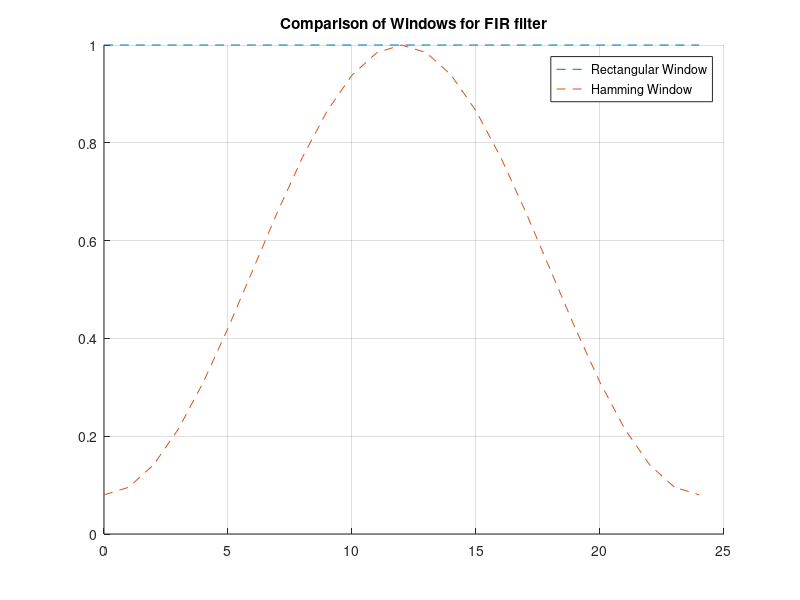
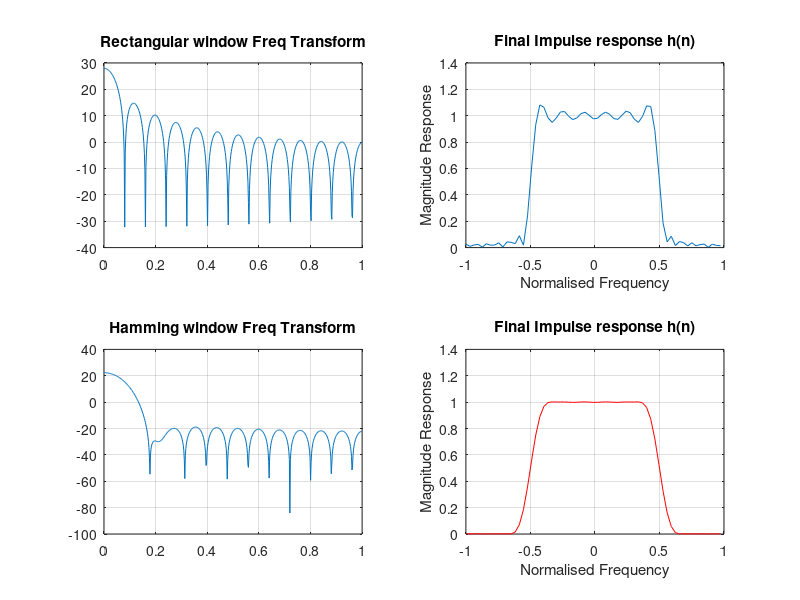

These charts were generated, in order, by the following MATLAB code:
%% Title: Design of a lowpass FIR filter
% Aim: To design a lowpass FIR filter using hamming window and rectangular
% window

clear; close all; clc;

M = 25; % Length of the window

w_rect = zeros(1,M);    % Intialising the window coefficients
w_hamming = zeros(1,M); % Intialising the window coefficients

if rem(M,2)==0  
    aplha_delay = M/2; % If M is even
else
    aplha_delay = (M-1)/2; % If M is odd
end

n = 0:1:M-1; % Time axis

% Filter specification of desired FIR filter
hd = sin(0.5*pi*(n-aplha_delay))./(pi*(n-aplha_delay)); % Desired infinite impulse response 

hd(aplha_delay + 1) = 0.5;

% Define windows to be used
for n = 0:1:M-1
        w_rect(n+1) = 1;    % Definition of rectangular window
        w_hamming(n+1) = 0.54 - 0.46 * cos(2*pi*n/(M-1)); % Definition of Hamming window
end

f_w_rect = abs(freqz(w_rect));      % Frequency transform of rectangular window
f_w_hamming = abs(freqz(w_hamming));% Frequency transform of Hamming window

hold on;
plot(linspace(0,M-1,M),w_rect,'--'); grid on;
plot(linspace(0,M-1,M),w_hamming,'--'); grid on;
hold off;
title('Comparison of Windows for FIR filter');
legend('Rectangular Window','Hamming Window');

figure;
subplot(2,2,1);plot(linspace(0,1,512),20*log10(f_w_rect)); grid on;title('Rectangular window Freq Transform');
subplot(2,2,3);plot(linspace(0,1,512),20*log10(f_w_hamming)); grid on;title('Hamming window Freq Transform');

% Caluclate final impulse response h(n) = hd(n) * w(n)
hn_rect = hd .* w_rect;
hn_hamming = hd .* w_hamming;

w = -pi:0.1:pi;

H_rect_freq = freqz(hn_rect,1,w);
subplot(2,2,2);plot(w/pi, (abs(H_rect_freq)));grid on;
title('Final Impulse response h(n)');xlabel('Normalised Frequency');ylabel('Magnitude Response');

H_hamming_freq = freqz(hn_hamming,1,w);
subplot(2,2,4);plot(w/pi, (abs(H_hamming_freq)),'r-');grid on;
title('Final Impulse response h(n)');xlabel('Normalised Frequency');ylabel('Magnitude Response');